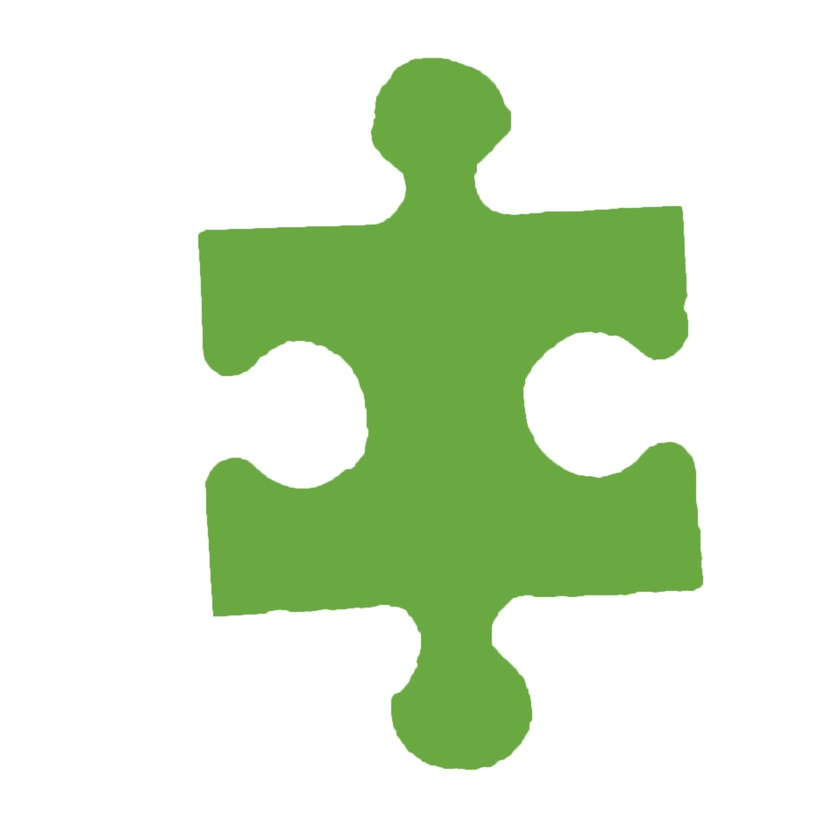
#> input picture re/1.jpg, 840 x 840 px, shrunk from 1916 x 1916 before the run, given in place of 1.bmp, which was not available
$ python 'Benzerlik bulma.py'   (older library calls are emulated)
#> lines starting #> are read from the running program, lines starting #| are printed output that depends on the picture; after the words box and inside, x2 and y2 are one past the last pixel; in counts of white or black regions, pixels touching at a corner belong together; pictures that were not available may be replaced by others from this repository, and a replacement may not be noted
import cv2

img1 = cv2.imread('bt/1.bmp', 0)
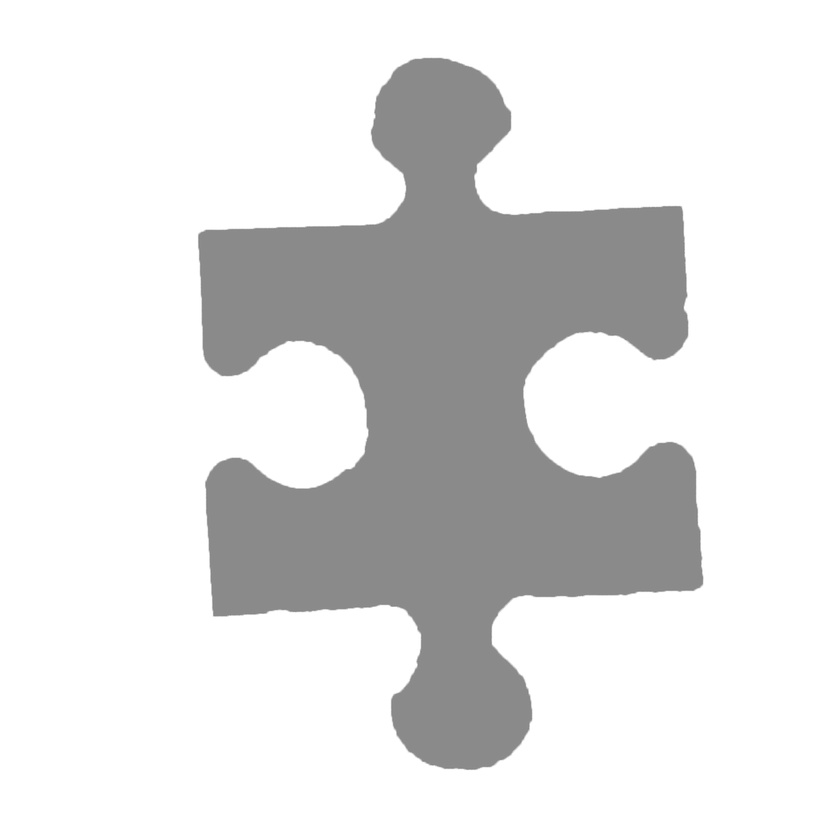
#> img1: shape (840, 840); min 127, max 255, mean 224.5
img2 = cv2.imread('bt/3.bmp', 0)
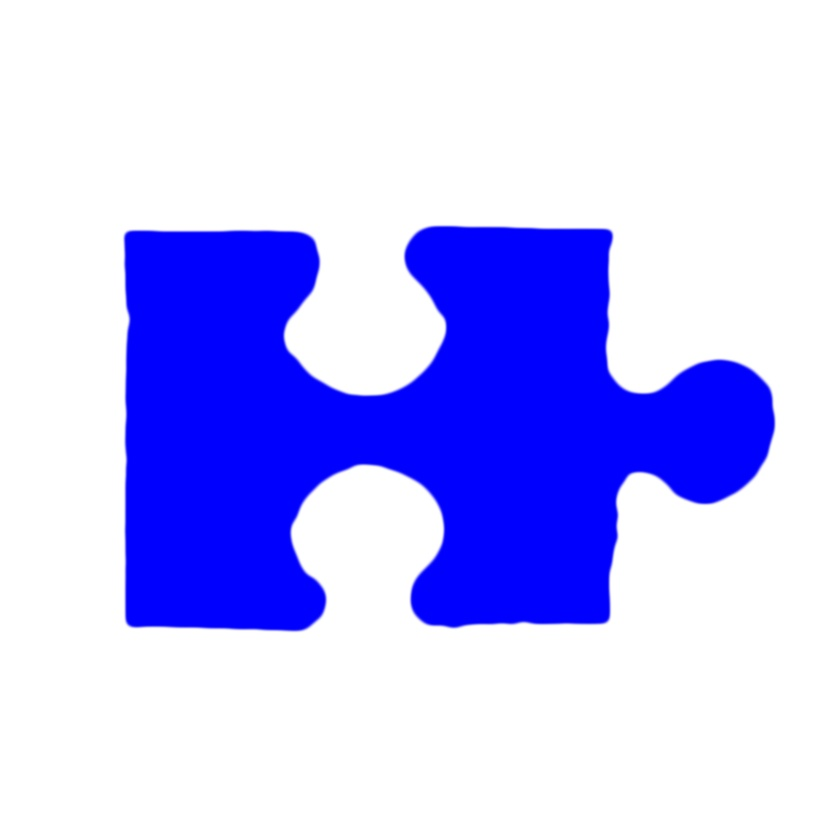
#> input picture re/3.jpg, 831 x 831 px, shrunk from 1896 x 1896 before the run, given in place of 3.bmp, which was not available
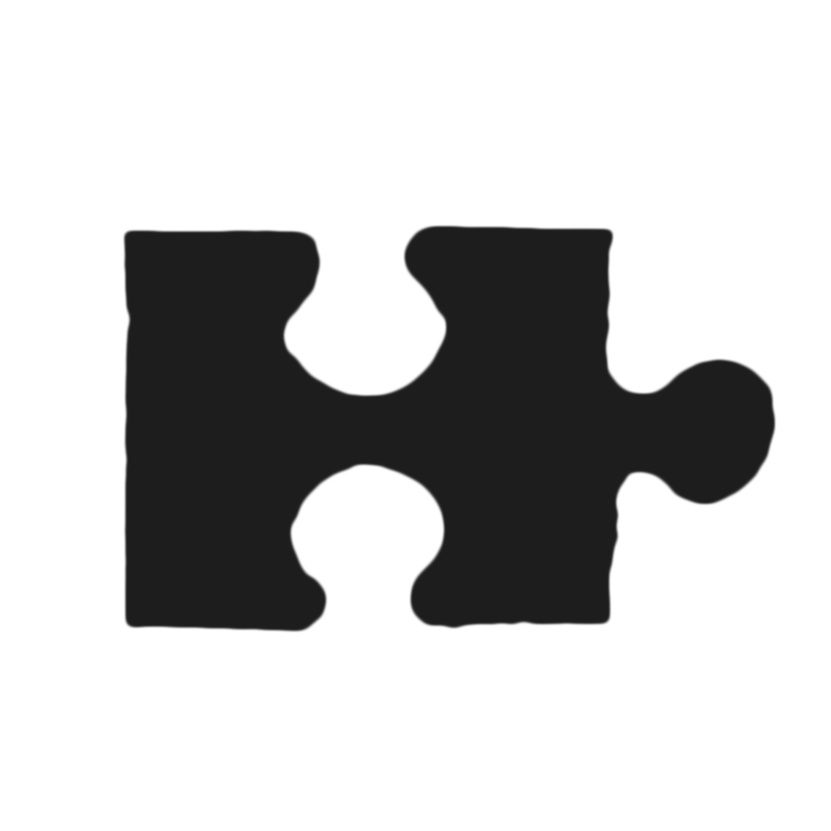
#> img2: shape (831, 831); min 26, max 255, mean 198.6
ret, thresh = cv2.threshold(img1, 127, 255, 0)
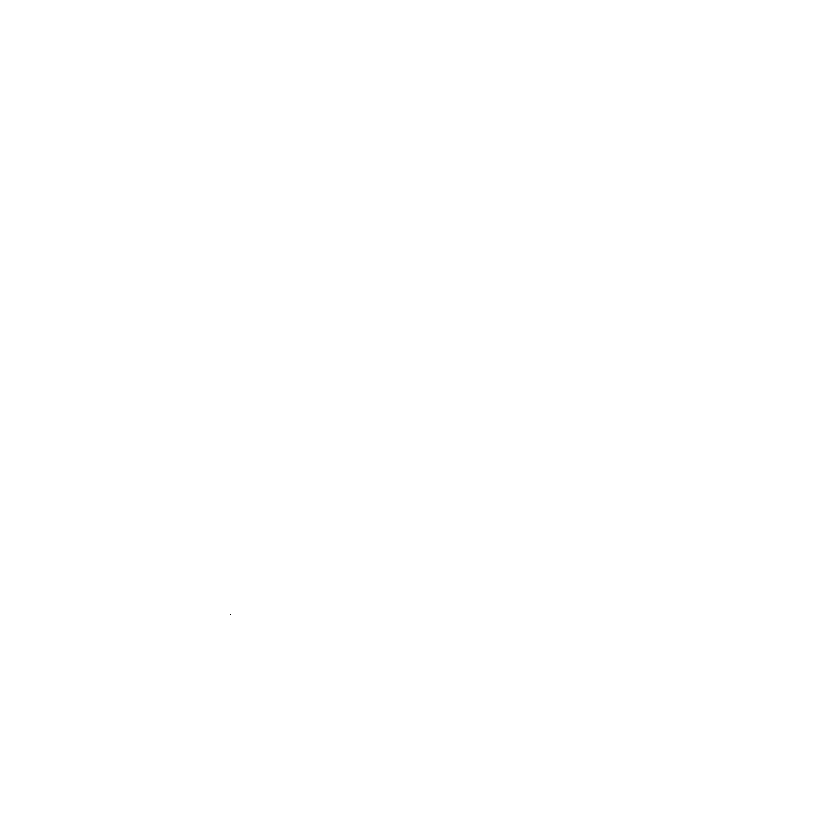
#> thresh: shape (840, 840); 100% white; black in thin lines or dots, all inside (x1, y1, x2, y2) = (230, 614, 231, 615)
ret, thresh2 = cv2.threshold(img2, 127, 255, 0)
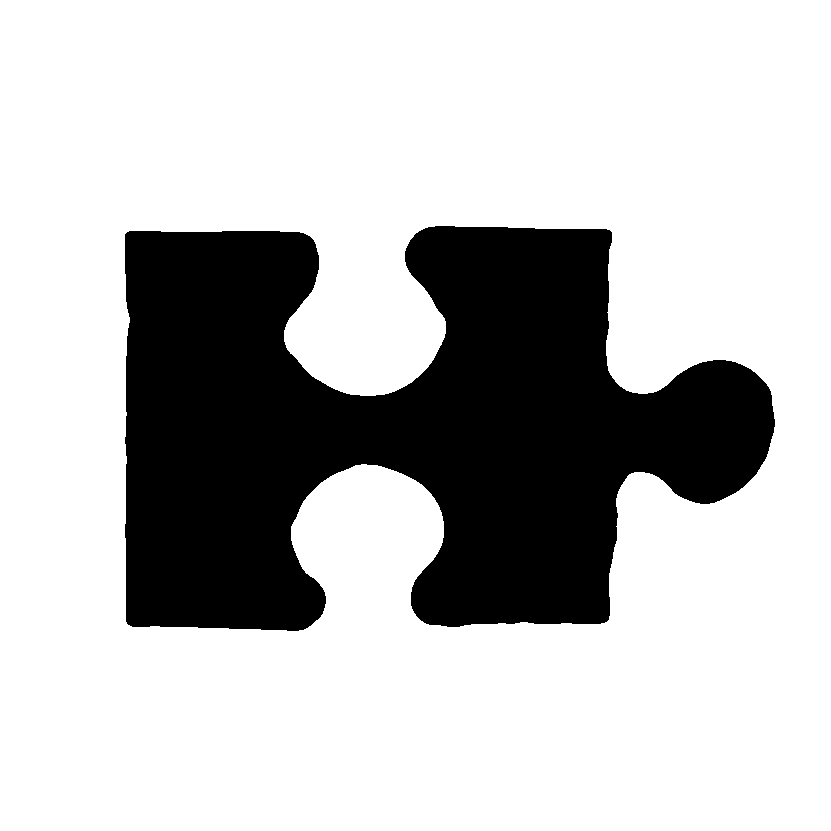
#> thresh2: shape (831, 831); 75.1% white; 1 black region
img, contours1, hierarchy = cv2.findContours(thresh, 2, 1)
#> contours1 = 2 contours, 1 with area under 20; largest, box (x1, y1, x2, y2) and area: (0, 0, 840, 840) 703921
cnt1 = contours1[0]
#> cnt1 = contour of 3356 points, box (x1, y1, x2, y2) (0, 0, 840, 840), area 703921
img1, contours, hierarchyy = cv2.findContours(thresh2, 2, 1)
#> contours = 2 contours; box (x1, y1, x2, y2) and area: (0, 0, 831, 831) 688900, (124, 225, 776, 632) 173080
cnt2 = contours[0]
#> cnt2 = contour of 3320 points, box (x1, y1, x2, y2) (0, 0, 831, 831), area 688900
n = len(contours) - 1
#> n = 1
print(n)
#| 1
x = 0.0

for i in range(0, n):
    x = float("{0:.4g}".format(x)) + float("{0:.4g}".format(cv2.matchShapes(contours1[i], contours[i], 1, 0.0)))
    print("{0:.4g}".format(x))
#> this loop made 1 pass
#> x on pass 1: 0
#| 0
#> after the loop, x = 0

# ret = cv2.matchShapes(cnt1, cnt2, 1, 0.0)
# print(cv2.matchShapes(contours1, contours, 1, 0.0))
